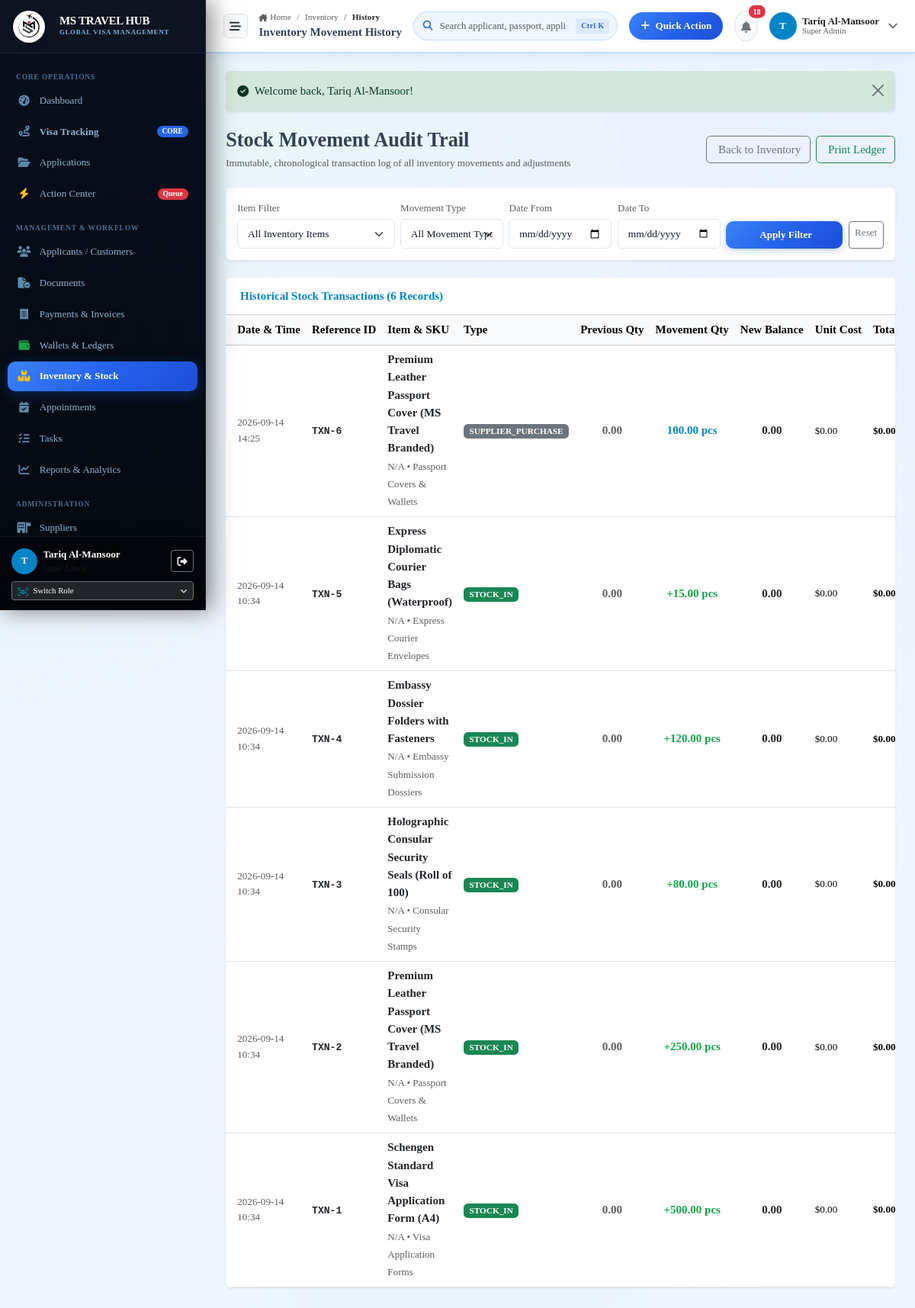
/inventory/history (signed in), run on the app's committed database.
### tables this page shows
CREATE TABLE inventory_transactions (
                id INTEGER PRIMARY KEY AUTOINCREMENT,
                transaction_code TEXT NOT NULL UNIQUE,
                item_id INTEGER NOT NULL,
                transaction_type TEXT NOT NULL,
                quantity INTEGER NOT NULL,
                prev_stock INTEGER NOT NULL,
                new_stock INTEGER NOT NULL,
                unit_price REAL DEFAULT 0.00,
                total_price REAL DEFAULT 0.00,
                currency TEXT DEFAULT 'AED',
                supplier_id INTEGER NULL,
                supplier_invoice_ref TEXT NULL,
                source_branch_id INTEGER NULL,
                destination_branch_id INTEGER NULL,
                reason_notes TEXT NOT NULL,
                performed_by INTEGER NULL,
                transaction_date DATE NOT NULL,
                created_at DATETIME DEFAULT CURRENT_TIMESTAMP,
                FOREIGN KEY (item_id) REFERENCES inventory_items(id) ON DELETE CASCADE,
                FOREIGN KEY (supplier_id) REFERENCES suppliers(id) ON DELETE SET NULL,
                FOREIGN KEY (performed_by) REFERENCES users(id) ON DELETE SET NULL
            );

CREATE TABLE inventory_items (
                id INTEGER PRIMARY KEY AUTOINCREMENT,
                item_code TEXT NOT NULL UNIQUE,
                name TEXT NOT NULL,
                category_id INTEGER NOT NULL,
                supplier_id INTEGER NULL,
                branch_id INTEGER NULL,
                unit TEXT DEFAULT 'Pcs',
                opening_stock INTEGER NOT NULL DEFAULT 0,
                current_stock INTEGER NOT NULL DEFAULT 0,
                minimum_stock INTEGER NOT NULL DEFAULT 10,
                purchase_price REAL NOT NULL DEFAULT 0.00,
                selling_price REAL NOT NULL DEFAULT 0.00,
                currency TEXT DEFAULT 'AED',
                location TEXT NULL,
                status TEXT NOT NULL DEFAULT 'In Stock',
                notes TEXT NULL,
                created_at DATETIME DEFAULT CURRENT_TIMESTAMP,
                updated_at DATETIME DEFAULT CURRENT_TIMESTAMP,
                FOREIGN KEY (category_id) REFERENCES inventory_categories(id),
                FOREIGN KEY (supplier_id) REFERENCES suppliers(id) ON DELETE SET NULL,
                FOREIGN KEY (branch_id) REFERENCES branches(id) ON DELETE SET NULL
            );

CREATE TABLE inventory_categories (
                id INTEGER PRIMARY KEY AUTOINCREMENT,
                name TEXT NOT NULL UNIQUE,
                code TEXT NOT NULL UNIQUE,
                description TEXT NULL,
                is_active INTEGER DEFAULT 1,
                created_at DATETIME DEFAULT CURRENT_TIMESTAMP
            );

### app/Controllers/InventoryController.php (called while the page is built, shortened)
<?php
class InventoryController
{
    public function history(): void
    {
        $pdo = Database::getConnection();
        $sql = "SELECT it.*,
                       i.name as item_name, i.item_code, i.unit,
                       c.name as category_name,
                       s.company_name as supplier_name,
                       sb.name as source_branch_name,
                       db.name as dest_branch_name,
                       u.name as performed_by_name
                FROM inventory_transactions it
                JOIN inventory_items i ON it.item_id = i.id
                JOIN inventory_categories c ON i.category_id = c.id
                LEFT JOIN suppliers s ON it.supplier_id = s.id
                LEFT JOIN branches sb ON it.source_branch_id = sb.id
                LEFT JOIN branches db ON it.destination_branch_id = db.id
                LEFT JOIN users u ON it.performed_by = u.id
                WHERE 1=1";
        $params = [];
        $sql .= " ORDER BY it.id DESC";
        $stmt = $pdo->prepare($sql);
        $stmt->execute($params);
        $transactions = $stmt->fetchAll(PDO::FETCH_ASSOC);
        require_once dirname(__DIR__) . '/Views/inventory/history.php';
    }
}

### app/autoload.php (called while the page is built, shortened)
<?php
function e(?string $string): string {
    return htmlspecialchars((string)($string ?? ''), ENT_QUOTES, 'UTF-8');
}
function get_flash(): ?array {
    if (isset($_SESSION['flash'])) {
        $flash = $_SESSION['flash'];
        return $flash;
    }
    return null;
}

### app/Views/inventory/history.php (the view, shortened to what this page needs)
<?php
$flash = get_flash();
require_once dirname(__DIR__) . '/layouts/header.php';
require_once dirname(__DIR__) . '/layouts/sidebar.php';
require_once dirname(__DIR__) . '/layouts/topbar.php';
?>
<div class="content-body">
  <?php if ($flash): ?>
    <div class="alert alert-<?= e($flash['type'] === 'danger' ? 'danger' : ($flash['type'] === 'success' ? 'success' : 'info')) ?> alert-dismissible fade show mb-4 border-0 shadow-sm" role="alert">
      <div class="d-flex align-items-center gap-2">
        <i class="fa-solid <?= $flash['type'] === 'danger' ? 'fa-circle-exclamation' : ($flash['type'] === 'success' ? 'fa-circle-check' : 'fa-circle-info') ?>"></i>
        <span><?= e($flash['message']) ?></span>
      </div>
      <button type="button" class="btn-close" data-bs-dismiss="alert"></button>
    </div>
  <?php endif; ?>
<div class="d-flex justify-content-between align-items-center mb-4">
    <div>
        <h1 class="h3 mb-1 text-gray-800 fw-bold">Stock Movement Audit Trail</h1>
        <p class="text-muted small mb-0">Immutable, chronological transaction log of all inventory movements and adjustments</p>
    </div>
    <div class="d-flex gap-2">
        <a href="/inventory" class="btn btn-outline-secondary">
            <i class="bi bi-arrow-left me-1"></i> Back to Inventory
        </a>
        <button class="btn btn-outline-success" onclick="window.print()">
            <i class="bi bi-printer me-1"></i> Print Ledger
        </button>
    </div>
</div>
<div class="card shadow-sm border-0 mb-4">
    <div class="card-body p-3">
        <form method="GET" action="/inventory/history" class="row g-2 align-items-end">
            <div class="col-md-3">
                <label class="form-label small text-muted mb-1">Item Filter</label>
                <select name="item_id" class="form-select form-select-sm">
                    <option value="">All Inventory Items</option>
                </select>
            </div>
            <div class="col-md-2">
                <label class="form-label small text-muted mb-1">Movement Type</label>
                <select name="type" class="form-select form-select-sm">
                    <option value="">All Movement Types</option>
                </select>
            </div>
            <div class="col-md-2">
                <label class="form-label small text-muted mb-1">Date From</label>
                <input type="date" name="from_date" class="form-control form-select-sm" value="<?= htmlspecialchars($filters['from_date'] ?? '') ?>">
            </div>
            <div class="col-md-2">
                <label class="form-label small text-muted mb-1">Date To</label>
                <input type="date" name="to_date" class="form-control form-select-sm" value="<?= htmlspecialchars($filters['to_date'] ?? '') ?>">
            </div>
            <div class="col-md-3 d-flex gap-2">
                <button type="submit" class="btn btn-sm btn-primary flex-grow-1">
                    <i class="bi bi-funnel me-1"></i> Apply Filter
                </button>
                <a href="/inventory/history" class="btn btn-sm btn-outline-secondary">Reset</a>
            </div>
        </form>
    </div>
</div>
<div class="card shadow-sm border-0">
    <div class="card-header bg-white py-3 d-flex justify-content-between align-items-center">
        <h6 class="m-0 font-weight-bold text-primary">
            <i class="bi bi-clock-history me-1"></i> Historical Stock Transactions (<?= count($transactions) ?> Records)
        </h6>
    </div>
    <div class="card-body p-0">
        <div class="table-responsive">
            <table class="table table-hover align-middle mb-0">
                <thead class="table-light">
                    <tr>
                        <th class="ps-3">Date & Time</th>
                        <th>Reference ID</th>
                        <th>Item & SKU</th>
                        <th>Type</th>
                        <th class="text-center">Previous Qty</th>
                        <th class="text-center">Movement Qty</th>
                        <th class="text-center">New Balance</th>
                        <th>Unit Cost</th>
                        <th>Total Cost</th>
                    </tr>
                </thead>
                <tbody>
                    <?php if (empty($transactions)): ?>
                        <tr>
                            <td colspan="10" class="text-center py-5 text-muted">
                                <i class="bi bi-inbox fs-1 d-block mb-2"></i>
                                No inventory transactions found matching your criteria.
                            </td>
                        </tr>
                    <?php else: ?>
                        <?php foreach ($transactions as $tx): ?>
                            <?php
                            $badgeClass = 'bg-secondary';
                            $prefix = '';
                            switch ($tx['transaction_type']) {
                                case 'STOCK_IN':
                                case 'PURCHASE':
                                    $badgeClass = 'bg-success';
                                    $prefix = '+';
                                    break;
                            }
                            ?>
                            <tr>
                                <td class="ps-3 small text-muted">
                                    <?= date('Y-m-d H:i', strtotime($tx['created_at'])) ?>
                                </td>
                                <td>
                                    <code class="fw-semibold text-dark"><?= htmlspecialchars($tx['reference_no'] ?? ('TXN-' . $tx['id'])) ?></code>
                                </td>
                                <td>
                                    <div class="fw-bold text-dark"><?= htmlspecialchars($tx['item_name'] ?? 'Unknown Item') ?></div>
                                    <small class="text-muted"><?= htmlspecialchars($tx['sku'] ?? 'N/A') ?> &bull; <?= htmlspecialchars($tx['category_name'] ?? 'General') ?></small>
                                </td>
                                <td>
                                    <span class="badge <?= $badgeClass ?> px-2 py-1">
                                        <?= htmlspecialchars($tx['transaction_type']) ?>
                                    </span>
                                </td>
                                <td class="text-center text-muted fw-semibold">
                                    <?= number_format((float)($tx['quantity_before'] ?? 0), 2) ?>
                                </td>
                                <td class="text-center fw-bold <?= in_array($tx['transaction_type'], ['STOCK_IN', 'PURCHASE']) ? 'text-success' : ($tx['transaction_type'] === 'STOCK_OUT' ? 'text-danger' : 'text-primary') ?>">
                                    <?= $prefix ?><?= number_format(abs((float)($tx['quantity'] ?? 0)), 2) ?> <?= htmlspecialchars($tx['unit_of_measure'] ?? 'pcs') ?>
                                </td>
                                <td class="text-center fw-bold text-dark">
                                    <?= number_format((float)($tx['quantity_after'] ?? 0), 2) ?>
                                </td>
                                <td class="small">
                                    $<?= number_format((float)($tx['unit_cost'] ?? 0), 2) ?>
                                </td>
                                <td class="small fw-semibold">
                                    $<?= number_format((float)($tx['total_cost'] ?? 0), 2) ?>
                                </td>
                            </tr>
                        <?php endforeach; ?>
                    <?php endif; ?>
                </tbody>
            </table>
        </div>
    </div>
</div>
</div>
<?php require_once dirname(__DIR__) . '/layouts/footer.php'; ?>

### data on the page
inventory_transactions: created_at "2026-09-14 14:25", id "TXN-6", item.name "Premium Leather Passport Cover (MS Travel Branded)", sku "N/A", inventory_categories.name "Passport Covers & Wallets", transaction_type "SUPPLIER_PURCHASE", quantity_before "0.00", quantity "100.00", unit_of_measure "pcs", quantity_after "0.00", unit_cost "0.00", total_cost "0.00"
inventory_transactions: created_at "2026-09-14 10:34", id "TXN-5", item.name "Express Diplomatic Courier Bags (Waterproof)", sku "N/A", inventory_categories.name "Express Courier Envelopes", transaction_type "STOCK_IN", quantity_before "0.00", transaction_type "+", quantity "15.00", unit_of_measure "pcs", quantity_after "0.00", unit_cost "0.00", total_cost "0.00"
inventory_transactions: created_at "2026-09-14 10:34", id "TXN-4", item.name "Embassy Dossier Folders with Fasteners", sku "N/A", inventory_categories.name "Embassy Submission Dossiers", transaction_type "STOCK_IN", quantity_before "0.00", transaction_type "+", quantity "120.00", unit_of_measure "pcs", quantity_after "0.00", unit_cost "0.00", total_cost "0.00"
inventory_transactions: created_at "2026-09-14 10:34", id "TXN-3", item.name "Holographic Consular Security Seals (Roll of 100)", sku "N/A", inventory_categories.name "Consular Security Stamps", transaction_type "STOCK_IN", quantity_before "0.00", transaction_type "+", quantity "80.00", unit_of_measure "pcs", quantity_after "0.00", unit_cost "0.00", total_cost "0.00"
inventory_transactions: created_at "2026-09-14 10:34", id "TXN-2", item.name "Premium Leather Passport Cover (MS Travel Branded)", sku "N/A", inventory_categories.name "Passport Covers & Wallets", transaction_type "STOCK_IN", quantity_before "0.00", transaction_type "+", quantity "250.00", unit_of_measure "pcs", quantity_after "0.00", unit_cost "0.00", total_cost "0.00"
inventory_transactions: created_at "2026-09-14 10:34", id "TXN-1", item.name "Schengen Standard Visa Application Form (A4)", sku "N/A", inventory_categories.name "Visa Application Forms", transaction_type "STOCK_IN", quantity_before "0.00", transaction_type "+", quantity "500.00", unit_of_measure "pcs", quantity_after "0.00", unit_cost "0.00", total_cost "0.00"

### other printed values
substr($currentUser['name'] ?? 'U', 0, 1) "T"
$currentUser['name'] "Tariq Al-Mansoor"
$roleName "Super Admin"
$segLabel "Inventory"
$segLabel "History"
$cleanTitle "Inventory Movement History"
$unreadNotifs "18"
$currentUser['role_name'] "Super Admin"
$flash['message'] "Welcome back, Tariq Al-Mansoor!"
count($transactions) "6"
